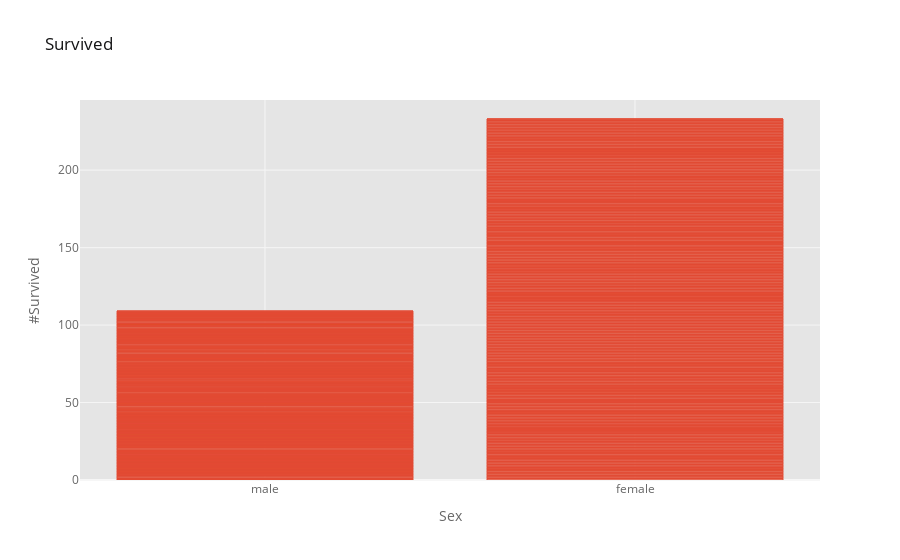

Source (notebook cell):
### Code cell
titanic.iplot(kind = 'bar', x = 'sex', y = 'survived', title = 'Survived', xTitle='Sex', yTitle='#Survived')

### Figure 1 — Plotly figure (JSON) as saved in the notebook; plotly's stock layout.template omitted (floating-point values rounded to 4 significant figures; data arrays with more than 128 entries replaced by an {"elided": "..."} marker saying what was removed)
{"data": [{"marker": {"color": "rgba(226, 74, 51, 0.6)", "line": {"color": "rgba(226, 74, 51, 1.0)", "width": 1}}, "name": "survived", "orientation": "v", "text": "", "type": "bar", "x": {"elided": "891 str values"}, "y": {"elided": "891 int values"}}], "layout": {"legend": {"bgcolor": "#FFFFFF", "font": {"color": "#666666"}}, "paper_bgcolor": "#FFFFFF", "plot_bgcolor": "#E5E5E5", "title": {"font": {"color": "#151516"}, "text": "Survived"}, "xaxis": {"gridcolor": "#F6F6F6", "showgrid": true, "tickfont": {"color": "#666666"}, "title": {"font": {"color": "#666666"}, "text": "Sex"}, "zerolinecolor": "#F6F6F6"}, "yaxis": {"gridcolor": "#F6F6F6", "showgrid": true, "tickfont": {"color": "#666666"}, "title": {"font": {"color": "#666666"}, "text": "#Survived"}, "zerolinecolor": "#F6F6F6"}}}
